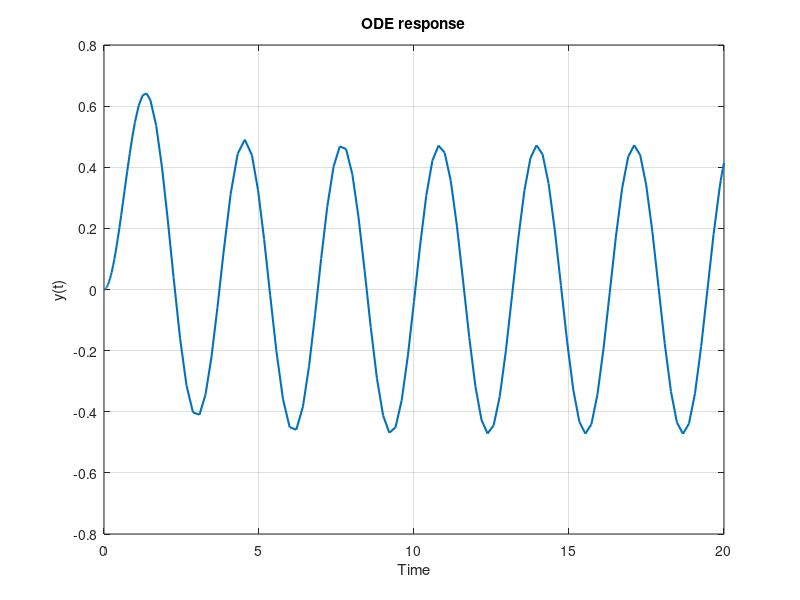

This figure's MATLAB source:
% ODE simulation and plot (Octave)
clc; clear; close all;
f = @(t,y) -0.7*y + sin(2*t);
[t,y] = ode45(f,[0 20],0);
plot(t,y,'LineWidth',1.5); grid on;
title('ODE response'); xlabel('Time'); ylabel('y(t)');
